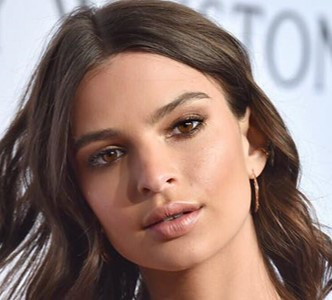
#> input picture detect_face/single1.jpg, 332 x 300 px
$ python detect_face.py
#> lines starting #> are read from the running program, lines starting #| are printed output that depends on the picture; after the words box and inside, x2 and y2 are one past the last pixel; in counts of white or black regions, pixels touching at a corner belong together
'''
 Module to detect and crop faces from photo:
    1. Detect faces in photo
    2. Align face to horizontal
    3. Crop face region
    4. Resize cropped face to 48x48
'''


import cv2
import copy
import numpy as np
import matplotlib.pyplot as plt
from PIL import Image


def detect_face(name, mode):
    # print instructions
    if mode == 'auto':
        print('Auto detect mode selected.\nPlease be advised: If the result is satisfiable, '
              'try manual mode and type in parameters to get better result.')
    elif mode == 'manual':
        print('Manual detect mode selected\nType s to set scaleFactor, type m to set minNeighbour, type c to confirm\n'
              'Parameter usages:\nscaleFactor: smaller value increase both the chance of detection and the time cost.\n'
              'minNeighbors: higher value results in less detections but with higher quality')
    else:
        print('ERROR: detect mode is not chosen')
        return None

    # load image
    original = read_image(name)
    # make deep copy of the image
    img = copy.deepcopy(original)
    # convert the image into grayscale
    gray = convert_to_grayscale(img)

    # detect and show faces in the original image
    faces = find_face_regions(img, gray, mode)
    if faces is None:
        return None

    # rotate and crop each detected face
    count = 1
    for (x, y, w, h) in faces:
        # create regions of interest on both original image and grayscale image
        roi_color = copy.deepcopy(original[y:y+h, x:x+w])
        roi_color_copy = copy.deepcopy(roi_color)
        roi_gray = copy.deepcopy(gray[y:y+h, x:x+w])

        # detect eyes in face region
        left_eye, right_eye = find_eyes(roi_color, roi_gray, mode)
        if left_eye is None:
            continue

        # calculate angle and direction for rotation
        angle, direction = calculate_angle(left_eye, right_eye, roi_color)
        if angle is None:
            continue

        # rotate face region
        rotated = rotate(roi_color_copy, angle, direction)

        # crop face region
        cropped = crop_face(rotated, mode)
        if cropped is None:
            continue

        # resize image to 48 x 48
        resized = resize_image(cropped, 48, 48)

        # save result to file
        cv2.imwrite(name + '.face' + str(count) + '.jpg', resized)
        count += 1


def read_image(name):
    # load and show image
#> called with name = 'detect_face/single1.jpg'
    img = cv2.imread(name)
#> img is the input picture: shape (300, 332, 3); mean B, G, R 113.2, 120.1, 143.5
    show_image('original image', img)

    return img


def show_image(window_name, img):
    cv2.imshow(window_name, img)
    # wait for user to press any key, this is necessary to avoid python kernel form crashing
    cv2.waitKey(0)
    # close all open windows
    cv2.destroyAllWindows()


def convert_to_grayscale(img):
    # convert the image into grayscale
    gray = cv2.cvtColor(img, cv2.COLOR_BGR2GRAY)
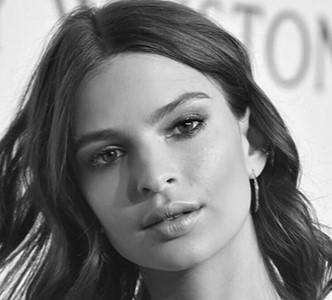
#> gray: shape (300, 332); min 4, max 254, mean 126.3

    return gray


def find_face_regions(img, gray, mode):
    # create face cascade
#> called with mode = 'auto'
    face_cascade = cv2.CascadeClassifier("detect_face/haarcascade_frontalface_default.xml")

    # detect faces in image
    # parameters for detectMultiScale
    scaleFactor = 1.1
    minNeighbors = 5
    # timeout count in case of infinite while loop
    timeout = 0
    faces = face_cascade.detectMultiScale(gray, scaleFactor, minNeighbors)
#> faces = [[45, 52, 219, 219]]

    # no faces detected in image
    if mode == 'auto':
        while len(faces) == 0:
            # time out, failed to detect faces
            if timeout > 10:
                print("ERROR: timeout, failed to detect correct faces(s) in given image!")
                return None

            # adjust parameters and detect again
            else:
                timeout += 1
                minNeighbors -= 1
                faces = face_cascade.detectMultiScale(gray, scaleFactor, minNeighbors)
#> this loop made 0 passes
#> after the loop, minNeighbors = 5; timeout = 0

    else:
        while True:
            # show current result
            img_copy = copy.deepcopy(img)
            for (x, y, w, h) in faces:
                cv2.rectangle(img_copy, (x, y), (x + w, y + h), (0, 255, 0), 3)
            show_image('current result', img_copy)

            # let user chose what to do
            print('Please choose an option:')
            ipt = input()

            # adjust parameters and detect again
            if ipt == 's':
                print('Please type the value you want to set for scaleFactor (bigger than 1):\nCurrent value:' + str(scaleFactor))
                ipt = input()

                if float(ipt) > 1:
                    scaleFactor = float(ipt)
                    print('New value: ' + str(ipt) + '\n')
                    faces = face_cascade.detectMultiScale(gray, scaleFactor, minNeighbors)
                else:
                    print('Useless input, scaleFactor must bigger than 1!\n')

            # adjust parameters and detect again
            elif ipt == 'm':
                print('Please type the value you want to set for minNeighbors (must be integer and bigger than or '
                      'equals to 1):\nCurrent value:' + str(minNeighbors))
                ipt = input()

                if float(ipt) >= 1 and float(ipt) % 1 == 0:
                    minNeighbors = int(ipt)
                    print('New value: ' + str(ipt) + '\n')
                    faces = face_cascade.detectMultiScale(gray, scaleFactor, minNeighbors)
                else:
                    print('Useless input, minNeighbors must be integer and bigger than or equals to 1!\n')

            # finish detection
            elif ipt == 'c':
                print('Face detection finished\n')
                break

            # useless input
            else:
                print('Unknown option, please choose from \'s\', \'m\', \'c\'\n')

    # draw rectangles around faces and show the result
    for (x, y, w, h) in faces:
        cv2.rectangle(img, (x, y), (x + w, y + h), (0, 255, 0), 3)
#> this loop made 1 pass
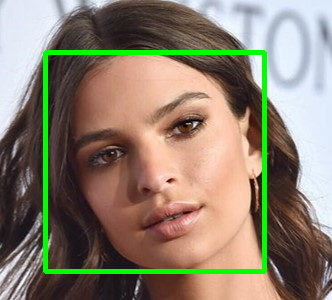
#> img: shape (300, 332, 3); 4.39% of pixels changed, all inside (x1, y1, x2, y2) = (43, 50, 267, 274)
    show_image('faces detected', img)

    return faces


def find_eyes(roi_color, roi_gray, mode):
    # create eye cascade
    eye_cascade = cv2.CascadeClassifier("detect_face/haarcascade_eye.xml")

    # detect eyes in image
    # parameters for detectMultiScale
    scaleFactor = 1.1
    minNeighbors = 5
    # timeout count in case of infinite while loop
    timeout = 0
    eyes = eye_cascade.detectMultiScale(roi_gray, scaleFactor, minNeighbors)

    if mode == 'auto':
        # no eyes detected in given face region
        while len(eyes) == 0:
            # time out, failed to detect eyes
            if timeout > 10:
                print("ERROR: timeout, failed to detect correct eye(s) in given face region!")
                return None, None

            # adjust parameters and detect again
            else:
                timeout += 1
                minNeighbors -= 1
                eyes = eye_cascade.detectMultiScale(roi_gray, scaleFactor, minNeighbors)

        # more than 2 eyes detected in given face region
        while eyes.shape[0] > 2:
            # time out, failed to detect eyes
            if timeout > 10:
                print("ERROR: timeout, failed to detect correct eye(s) in given face region!")
                return None, None

            # adjust parameters and detect again
            else:
                timeout += 1
                minNeighbors += 1
                eyes = eye_cascade.detectMultiScale(roi_gray, scaleFactor, minNeighbors)

        # less than 2 eyes detected in given face region
        while eyes.shape[0] < 2:
            # time out, failed to detect eyes
            if timeout > 10:
                print("ERROR: timeout, failed to detect correct eye(s) in given face region!")
                return None, None

            # adjust parameters and detect again
            else:
                timeout += 1
                minNeighbors -= 1
                eyes = eye_cascade.detectMultiScale(roi_gray, scaleFactor, minNeighbors)

    else:
        while True:
            # show current result
            img_copy = copy.deepcopy(roi_color)
            for (x, y, w, h) in eyes:
                cv2.rectangle(img_copy, (x, y), (x + w, y + h), (0, 0, 255), 3)
            show_image('current result', img_copy)

            # let user chose what to do
            print('Please choose an option:')
            ipt = input()

            # adjust parameters and detect again
            if ipt == 's':
                print('Please type the value you want to set for scaleFactor (bigger than 1):\nCurrent value:' + str(
                    scaleFactor))
                ipt = input()

                if float(ipt) > 1:
                    scaleFactor = float(ipt)
                    print('New value: ' + str(ipt) + '\n')
                    eyes = eye_cascade.detectMultiScale(roi_gray, scaleFactor, minNeighbors)
                else:
                    print('Useless input, scaleFactor must bigger than 1!\n')

            # adjust parameters and detect again
            elif ipt == 'm':
                print('Please type the value you want to set for minNeighbors (must be integer and bigger than or '
                      'equals to 1):\nCurrent value:' + str(minNeighbors))
                ipt = input()

                if float(ipt) >= 1 and float(ipt) % 1 == 0:
                    minNeighbors = int(ipt)
                    print('New value: ' + str(ipt) + '\n')
                    eyes = eye_cascade.detectMultiScale(roi_gray, scaleFactor, minNeighbors)
                else:
                    print('Useless input, minNeighbors must be integer and bigger than or equals to 1!\n')

            # finish detection
            elif ipt == 'c':
                print('Eye detection finished\n')
                break

            # useless input
            else:
                print('Unknown option, please choose from \'s\', \'m\', \'c\'\n')

    # get region of detected eyes
    index = 0
    for (ex, ey, ew, eh) in eyes:
        if index == 0:
            eye1 = (ex, ey, ew, eh)
        else:
            eye2 = (ex, ey, ew, eh)

        # draw rectangles around detected eyes
        cv2.rectangle(roi_color, (ex, ey), (ex + ew, ey + eh), (0, 0, 255), 3)
        index = index + 1
        show_image('eyes detected', roi_color)

    # differentiate between left eye and right eye
    if eye1[0] < eye2[0]:
        left_eye = eye1
        right_eye = eye2
    else:
        left_eye = eye2
        right_eye = eye1

    return left_eye, right_eye


def calculate_angle(left_eye, right_eye, roi_color):
    # calculate coordinates of central points of rectangles around eyes
    left_eye_center = (int(left_eye[0] + (left_eye[2] / 2)), int(left_eye[1] + (left_eye[3] / 2)))
    left_eye_x = left_eye_center[0]
    left_eye_y = left_eye_center[1]

    right_eye_center = (int(right_eye[0] + (right_eye[2] / 2)), int(right_eye[1] + (right_eye[3] / 2)))
    right_eye_x = right_eye_center[0]
    right_eye_y = right_eye_center[1]

    # draw circles on central points
    cv2.circle(roi_color, left_eye_center, 5, (255, 0, 0), -1)
    cv2.circle(roi_color, right_eye_center, 5, (255, 0, 0), -1)
    cv2.line(roi_color, right_eye_center, left_eye_center, (0, 200, 200), 3)

    # detect the third point of the rectangle
    if left_eye_y > right_eye_y:
        A = (right_eye_x, left_eye_y)
        # integer -1 indicates that the image will rotate in the clockwise direction
        direction = -1
    else:
        A = (left_eye_x, right_eye_y)
        # integer 1 indicates that image will rotate in the counter clockwise direction
        direction = 1

    # draw circle on the third point of the rectangle
    cv2.circle(roi_color, A, 5, (255, 0, 0), -1)

    # draw lines between circles
    cv2.line(roi_color, right_eye_center, left_eye_center, (0, 200, 200), 3)
    cv2.line(roi_color, left_eye_center, A, (0, 200, 200), 3)
    cv2.line(roi_color, right_eye_center, A, (0, 200, 200), 3)
    show_image('triangle system between eyes', roi_color)

    # calculate rotation angle
    delta_x = right_eye_x - left_eye_x
    delta_y = right_eye_y - left_eye_y
    if delta_x == 0:
        print("ERROR: division by zero!")
        return None, None
    angle = np.arctan(delta_y/delta_x)
    angle = (angle * 180) / np.pi

    return angle, direction


def rotate(img, angle, direction):
    # rotate image using warpAffine (scale is wrong)
    # get height and width of the image
    # h, w = img.shape[:2]
    # calculate center point of the image
    # integer division "//"" ensures that we receive whole numbers
    # center = (w // 2, h // 2)
    #
    # # get rotation matrix M using cv2.getRotationMatrix2D
    # M = cv2.getRotationMatrix2D(center, angle, 1.0)
    # apply the rotation to our image using cv2.warpAffine
    # rotated = cv2.warpAffine(img, M, (w, h))

    # rotate image using Pillow
    img1 = Image.fromarray(img)
    rotated = np.array(img1.rotate(angle))

    return rotated


def crop_face(rotated, mode):
    # deep copy of rotated image (to show detected face)
    rotated_copy = copy.deepcopy(rotated)
    # convert the image into grayscale
    rotated_gray = cv2.cvtColor(rotated, cv2.COLOR_BGR2GRAY)

    # detect face in the image (should be 1)
    face = find_face_regions(rotated_copy, rotated_gray, mode)
    # error checking
    if face is None:
        return None
    if face.shape[0] > 1:
        return None

    # crop image according to rectangle around the detected face
    for (x, y, w, h) in face:
        cropped = rotated[x:x+w, y:y+h]
        show_image('cropped face', cropped)

    return cropped


def resize_image(img, w, h):
    resized = cv2.resize(img, (w, h))
    return resized


def test_detect_face():
    # # images with no face
    # detect_face('detect_face/no1.jpg', 'auto')
    # detect_face('detect_face/no2.jpg', 'auto')
    # detect_face('detect_face/no3.jpg', 'auto')
    #
    # # images with incomplete face
    # detect_face('detect_face/incomplete1.jpg', 'auto')
    # detect_face('detect_face/incomplete2.jpg', 'auto')
    # detect_face('detect_face/incomplete3.jpg', 'auto')
    #
    # # images with single face
    detect_face('detect_face/single1.jpg', 'auto')
#> in detect_face, `faces = find_face_regions(img, gray, mode)`: faces = [[45, 52, 219, 219]]
#> the loop in detect_face, `for (x, y, w, h) in faces:` made 1 pass
#> (x, y, w, h) on pass 1: (45, 52, 219, 219)
#> pass 1, in detect_face, `roi_gray = copy.deepcopy(gray[y:y+h, x:x+w])`:
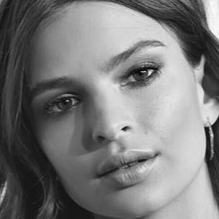
#> roi_gray: shape (219, 219); min 4, max 254, mean 121.7
#> after the loop in detect_face, `for (x, y, w, h) in faces:`:
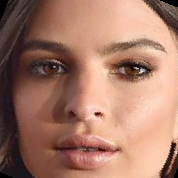
#> cropped: shape (178, 178, 3); mean B, G, R 103.3, 120.9, 164.7
#> after the loop in detect_face, `for (x, y, w, h) in faces:`:
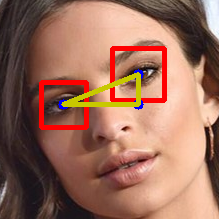
#> roi_color: shape (219, 219, 3); mean B, G, R 90.6, 108.4, 154.4
#> after the loop in detect_face, `for (x, y, w, h) in faces:`:
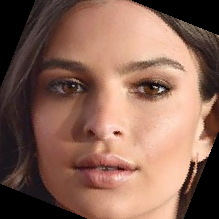
#> rotated: shape (219, 219, 3); mean B, G, R 85, 99.5, 135.4
#> after the loop in detect_face, `for (x, y, w, h) in faces:`: count = 2
    detect_face('detect_face/single2.jpg', 'auto')
#> call 2 of read_image, with name = 'detect_face/single2.jpg'
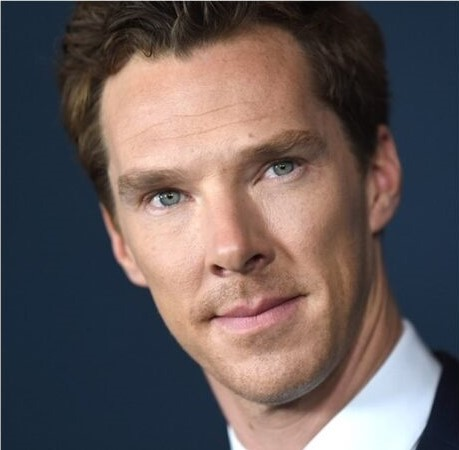
#> input picture detect_face/single2.jpg, 459 x 450 px
#> in read_image, img is the input picture: shape (450, 459, 3); mean B, G, R 88.9, 89.4, 100.8
    detect_face('detect_face/single3.jpg', 'auto')

    # images with multi faces
    # detect_face('detect_face/multi1.jpg', 'manual')
    # detect_face('detect_face/multi2.jpg', 'auto')
    # detect_face('detect_face/multi3.jpg', 'auto')


# main program
if __name__ == '__main__':
    test_detect_face()
